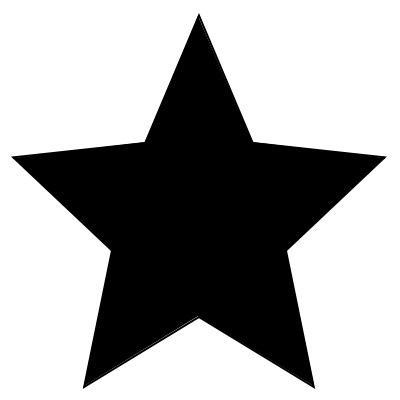
#> input picture star.jpg, 400 x 400 px
$ python generate-data.py
#> lines starting #> are read from the running program, lines starting #| are printed output that depends on the picture
import pandas as pd
# from PIL import Image
# import os


from PIL import Image
import os
# make sure the "star.png" image exists
assert os.path.exists('star.jpg'), "star.jpg not found"
# create the base image and the star image
base = Image.new('RGB', (90, 40), color='white')
#> base: PIL image 90x40 RGB; every value is 255
star = Image.open('star.jpg').resize((4, 4))

# dictionary to hold the positions
ima_height = 18
positions = {1: (15-2, ima_height), 2: (45-2, ima_height), 3: (75-2, ima_height)}

# create the 30 images
img = base.copy()
img.paste(star, positions[3])
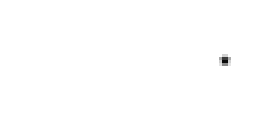
#> img: PIL image 90x40 RGB (shown 3 times larger); min 8, max 255, mean 254.6
img.save('/Users/bo/Documents/PycharmProjects/dingwei_relational_memory/images_identity/3.png')


from PIL import Image
import os
# make sure the "star.png" image exists
assert os.path.exists('star.jpg'), "star.jpg not found"
# create the base image and the star image
base = Image.new('RGB', (90, 40), color='white')
star = Image.open('star.jpg').resize((18, 18))
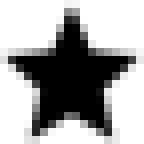
#> star: PIL image 18x18 RGB (shown 8 times larger); min 0, max 255, mean 164.6

# dictionary to hold the positions
ima_height = 11
positions = {1: (15-9, ima_height), 2: (45-9, ima_height), 3: (75-9, ima_height)}

# create the 30 images
img = base.copy()
img.paste(star, positions[1])
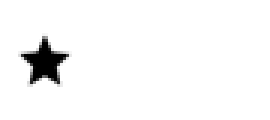
#> img: PIL image 90x40 RGB (shown 3 times larger); min 0, max 255, mean 246.9
img.save('/Users/bo/Documents/PycharmProjects/dingwei_relational_memory/images_identity/1.png')
